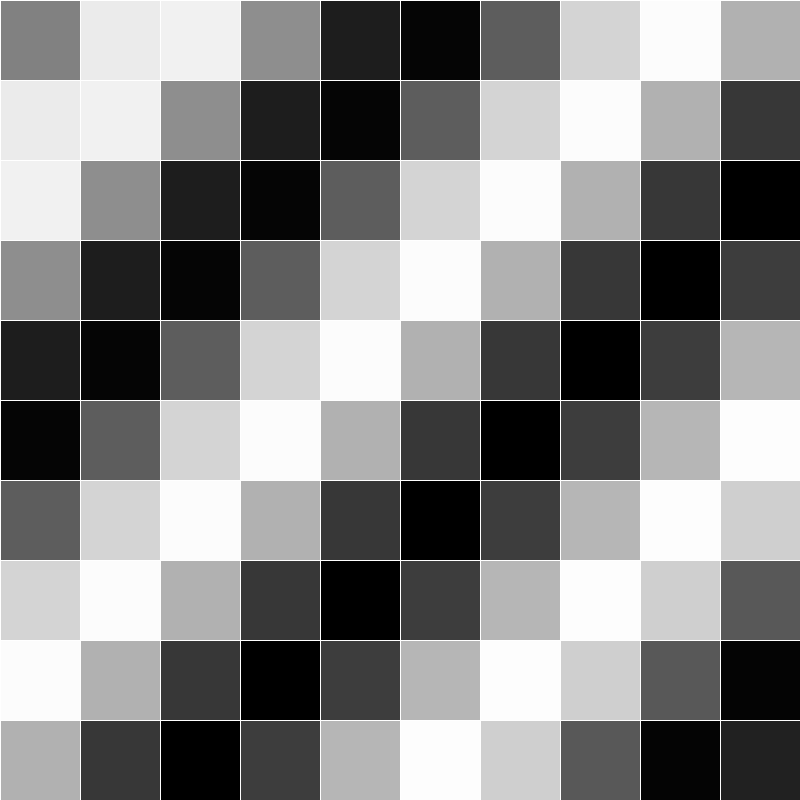
Frame 1 (no input)
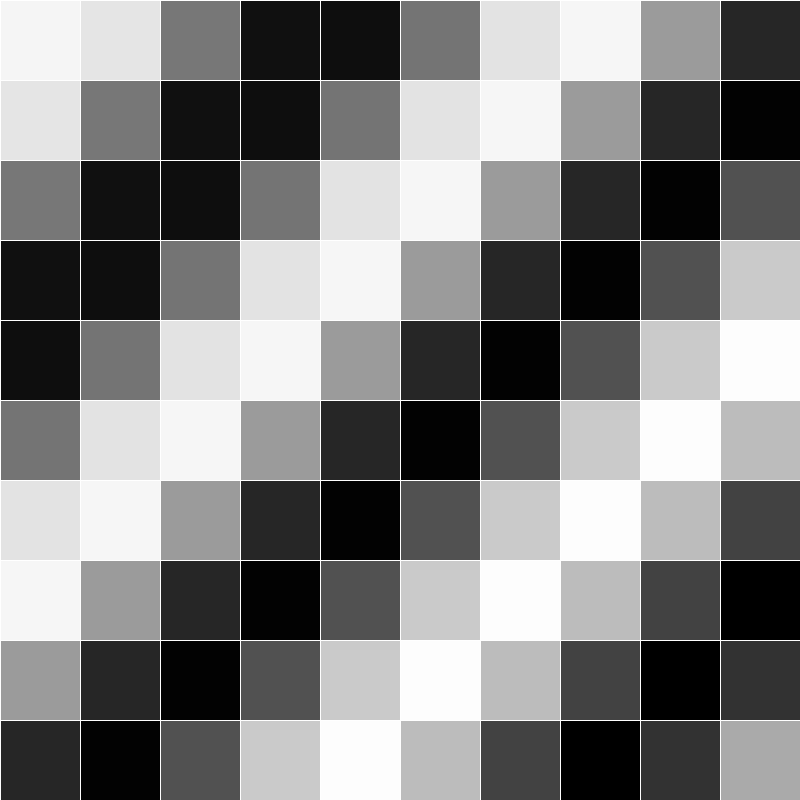
Frame 60 (the mouse pressed at the canvas centre just before this capture)
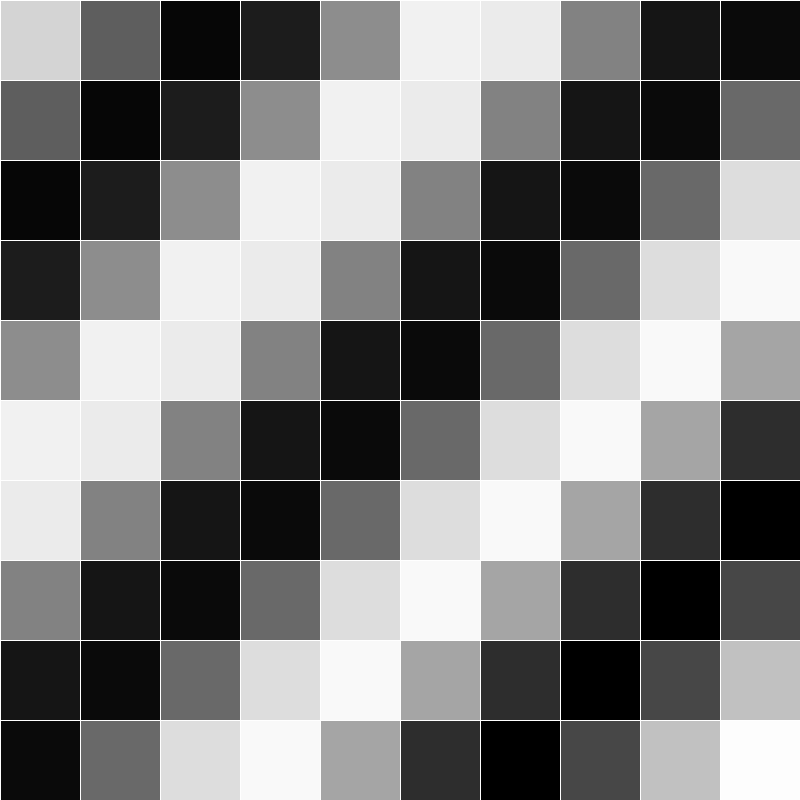
Frame 120 (the mouse held since frame 60 and released just before this capture)

The Processing sketch that drew these frames (run headless with seeded random() and noise(); from frame 60 on, the mouse is pressed at the canvas centre):

// Processing sketch: Grid
// ── Grid.pde
// 2D Array of objects
Cell[][] grid;

// Number of columns and rows in the grid
int cols = 10;
int rows = 10;

void setup() {
  size(800,800);
  grid = new Cell[cols][rows];
  for (int i = 0; i < cols; i++) {
    for (int j = 0; j < rows; j++) {
      // Initialize each object
      grid[i][j] = new Cell(i*80,j*80,80,80,i+j);
    }
  }
}

void draw() {
  background(0);
  // The counter variables i and j are also the column and row numbers and 
  // are used as arguments to the constructor for each object in the grid.  
  for (int i = 0; i < cols; i++) {
    for (int j = 0; j < rows; j++) {
      // Oscillate and display each object
      grid[i][j].oscillate();
      grid[i][j].display();
    }
  }
}

// A Cell object
class Cell {
  // A cell object knows about its location in the grid as well as its size with the variables x,y,w,h.
  float x,y;   // x,y location
  float w,h;   // width and height
  float angle; // angle for oscillating brightness

  // Cell Constructor
  Cell(float tempX, float tempY, float tempW, float tempH, float tempAngle) {
    x = tempX;
    y = tempY;
    w = tempW;
    h = tempH;
    angle = tempAngle;
  } 
  
  // Oscillation means increase angle
  void oscillate() {
    angle += 0.02; 
  }

  void display() {
    stroke(255);
    // Color calculated using sine wave
    fill(127+127*sin(angle));
    rect(x,y,w,h); 
  }
}
